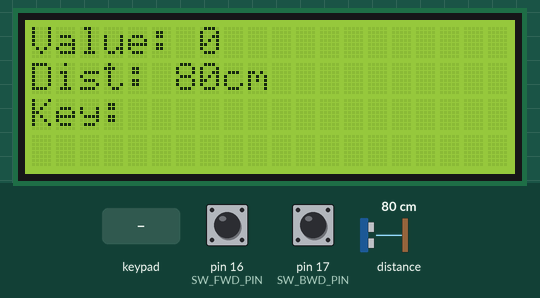
This sketch was run on a simulated Arduino Mega 2560, built with avr-gcc and run on an emulated ATmega2560. Shown: 20×4 character LCD. Inputs (shaded band) come from the test bench; at power-on: distance to the obstacle 80 cm, pin 16 (SW_FWD_PIN) HIGH, pin 17 (SW_BWD_PIN) HIGH. What the sketch prints to the serial monitor is not drawn.

Above: at 1.3 s.
1.4 s: keypad keys 3 0 3 1 3 2 3 3 # pressed 0.4 s apart
At 5.1 s:
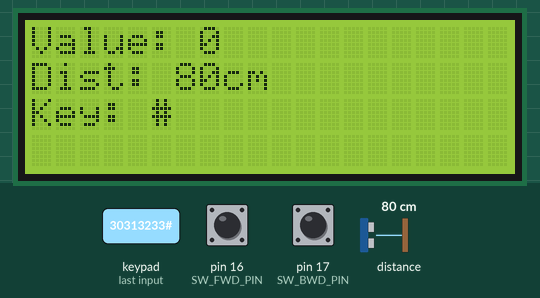
6.5 s: distance to the obstacle set to 250 cm
At 7.8 s:
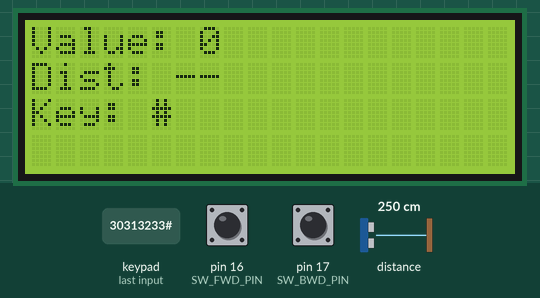
8.1 s: key 'A' pressed
At 9.1 s:
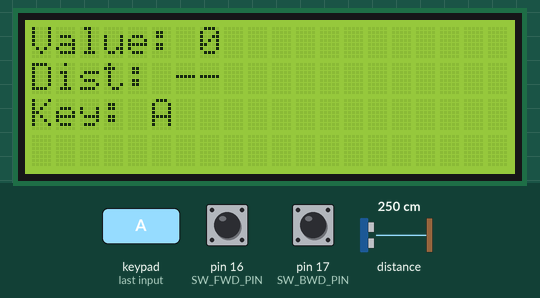
9.6 s: key 'B' pressed
11.1 s: keypad keys 3 0 3 1 3 2 3 3 * pressed 0.4 s apart
At 14.1 s:
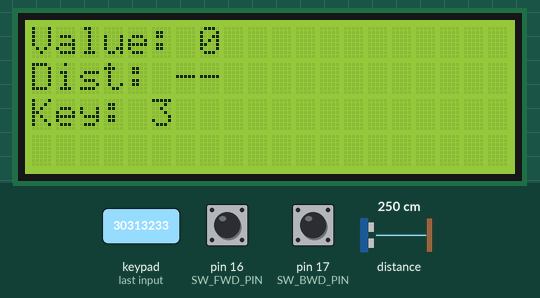
16.2 s: key 'C' pressed
Timing chart, 0 to 18.7 s (numbered marks = the images above; inputs shaded):
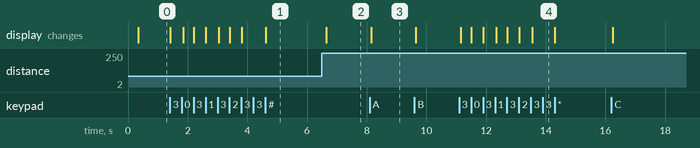

Measured:
- after the input at 1.4 s, the display: first changes at once (image 1 shows a later state)
- after the input at 6.5 s, the display: changes after 0.14 s (image 2)
- after the input at 8.1 s, the display: changes after 0.05 s (image 3)
- after the input at 11.1 s, the display: changes after 0.05 s (image 4)

The sketch:

V1.0-LCD_.ino
```cpp
#include <Wire.h>               // ไลบรารีสำหรับใช้งาน I2C (สื่อสารกับอุปกรณ์บนบัส I2C)
#include <LiquidCrystal_I2C.h>  // ไลบรารีสำหรับจอ LCD 20x4 ผ่าน I2C
#include <AccelStepper.h>       // ไลบรารีสำหรับควบคุมมอเตอร์แบบสเต็ปเปอร์
#include <VL53L0X.h>            // ไลบรารีสำหรับเซ็นเซอร์วัดระยะ VL53L0X
#include <Keypad.h>             // ไลบรารีสำหรับอ่าน Keypad 4x4

// ====== Stepping Motor (Driver mode) ======
#define STEP_PIN     14    // ขา STEP ของไดร์เวอร์ (ส่งพัลส์ให้หมุน)
#define DIR_PIN      15    // ขา DIR ของไดร์เวอร์ (กำหนดทิศทางหมุน)
#define SW_FWD_PIN   16    // สวิตช์เดินหน้า (active LOW) ต่อกับขา 16
#define SW_BWD_PIN   17    // สวิตช์ถอยหลัง (active LOW) ต่อกับขา 17

const float MAX_SPEED    = 1333.0;   // กำหนดความเร็วสูงสุดของสเต็ปเปอร์
const float ACCELERATION = 2000.0;   // กำหนดอัตราเร่งของสเต็ปเปอร์
AccelStepper stepper(AccelStepper::DRIVER, STEP_PIN, DIR_PIN);  // สร้างออบเจ็กต์ควบคุมสเต็ปเปอร์โหมดไดรเวอร์

// ====== LCD 20x4 (I2C) ======
LiquidCrystal_I2C lcd(0x27, 20, 4);// สร้างออบเจ็กต์จอ LCD ขนาด 20 คอลัมน์ x 4 แถว, ที่อยู่ I2C = 0x27

// ====== Counter Buttons ======
const uint8_t SW_UP   = 16;  // ขาอ่านปุ่มเพิ่มค่า (active LOW) อยู่ขา 16
const uint8_t SW_DOWN = 17;  // ขาอ่านปุ่มลดค่า (active LOW) อยู่ขา 17

// ====== VL53L0X Distance Sensor ======
VL53L0X sensor;  // สร้างออบเจ็กต์เซ็นเซอร์ VL53L0X

// ====== Keypad 4x4 (Direct GPIO) ======
const byte ROWS = 4;  // จำนวนแถวของ Keypad
const byte COLS = 4;  // จำนวนคอลัมน์ของ Keypad

// กำหนดข้อมูลตัวอักษรบนปุ่ม Keypad แต่ละแถว-คอลัมน์
char keys[ROWS][COLS] = {
  {'1','2','3','A'},
  {'4','5','6','B'},
  {'7','8','9','C'},
  {'*','0','#','D'}
};

// กำหนดขาที่เชื่อมกับแต่ละแถวและคอลัมน์ของ Keypad
byte rowPins[ROWS] = {30, 31, 32, 33};  // ขา 30-33 ต่อกับแถว 1-4
byte colPins[COLS] = {26, 27, 28, 29};  // ขา 26-29 ต่อกับคอลัมน์ 1-4

// สร้างออบเจ็กต์ Keypad โดยส่ง makeKeymap(keys) และชุดขา rowPins, colPins
Keypad keypad(makeKeymap(keys), rowPins, colPins, ROWS, COLS);

// ====== Global Variables ======
int counter = 0;         // ตัวนับ (Counter) เริ่มจาก 0
char lastKey = ' ';      // เก็บคีย์ล่าสุดที่กดบน Keypad (เริ่มเป็นช่องว่าง)
const unsigned long REFRESH_MS      = 200;  // ระยะเวลาหน่วง (ms) สำหรับอัปเดต Counter
const unsigned long SENSOR_INTERVAL = 300;  // ระยะเวลาหน่วง (ms) สำหรับอ่านเซ็นเซอร์ VL53L0X
unsigned long lastRefresh = 0;  // เก็บเวลาที่อัปเดต Counter ล่าสุด (ms)
unsigned long lastSensor  = 0;  // เก็บเวลาที่อ่านเซ็นเซอร์ล่าสุด (ms)

// กำหนดคอลัมน์ (column) บน LCD เพื่อแสดงค่าแต่ละตัว (นับจาก 0)
const uint8_t colValue = 7;  // ค่า Counter จะแสดงที่คอลัมน์ 7 ของแถว 0
const uint8_t colDist  = 6;  // ค่าระยะ (Distance) จะแสดงที่คอลัมน์ 6 ของแถว 1
const uint8_t colKey   = 5;  // คีย์ที่กดจะแสดงที่คอลัมน์ 5 ของแถว 2

// === ฟังก์ชันช่วย: ล้างพื้นที่บน LCD (พิมพ์ช่องว่างทับ) ===
void clearField(uint8_t row, uint8_t startCol, uint8_t width) {
  // เลื่อนเคอร์เซอร์ไปยังแถว row, คอลัมน์ startCol
  lcd.setCursor(startCol, row);
  // พิมพ์ ' ' (space) จำนวน width ตัว เพื่อทับข้อความเก่า
  for (uint8_t i = 0; i < width; i++) {
    lcd.print(' ');
  }
}

void setup() {
  Serial.begin(9600);       // เริ่มต้น Serial Monitor ความเร็ว 9600 bps
  while (!Serial);          // รอจนกว่า Serial จะเริ่มทำงาน

  // ====== I2C และเซ็นเซอร์ VL53L0X init ======
  Wire.begin();             // เริ่มต้นบัส I2C
  Serial.println("Checking VL53L0X...");
  sensor.setTimeout(500);   // ตั้งเวลา timeout ให้เซ็นเซอร์ 500 ms
  if (!sensor.init()) {     // พยายามเรียกใช้งาน VL53L0X
    Serial.println("VL53L0X init failed!");
    while (1) {
      // ถ้าไม่สามารถ init ได้ ให้หยุดรออยู่ตรงนี้ตลอด
    }
  }
  // กำหนดค่าเพิ่มเติมให้เซ็นเซอร์เพื่อปรับความแม่นยำ
  sensor.setSignalRateLimit(0.25);
  sensor.setVcselPulsePeriod(VL53L0X::VcselPeriodPreRange, 18);
  sensor.setVcselPulsePeriod(VL53L0X::VcselPeriodFinalRange, 14);
  sensor.setMeasurementTimingBudget(200000);
  sensor.startContinuous();  // เริ่มการวัดแบบต่อเนื่อง
  Serial.println("VL53L0X OK");

  // ====== LCD init ======
  Serial.println("Initializing LCD...");
  lcd.begin();       // เริ่มต้นจอ LCD 20x4
  lcd.backlight();   // เปิดไฟแบ็คไลท์ให้ LCD อ่านง่าย
  lcd.clear();       // ล้างหน้าจอทั้งหมด

  // พิมพ์ Label คงที่บน LCD (แก้ไขสเกลเป็นแถว/คอลัมน์ ไม่ใช่พิกเซล)
  lcd.setCursor(0, 0);  // แถว 0 คอลัมน์ 0
  lcd.print("Value:");  // แสดงคำว่า "Value:" ที่บรรทัดแรก
  lcd.setCursor(0, 1);  // แถว 1 คอลัมน์ 0
  lcd.print("Dist:");   // แสดงคำว่า "Dist:" ที่บรรทัดที่สอง
  lcd.setCursor(0, 2);  // แถว 2 คอลัมน์ 0
  lcd.print("Key:");    // แสดงคำว่า "Key:" ที่บรรทัดที่สาม

  // แสดงค่าเริ่มต้นของแต่ละช่อง (Counter=0, ระยะ="--", Key=" ")
  clearField(0, colValue, 4);   // ล้างพื้นที่ช่อง Counter (4 ตัวอักษร) บนแถว 0
  lcd.setCursor(colValue, 0);   // เคอร์เซอร์ไปที่คอลัมน์ 7 แถว 0
  lcd.print("0");               // พิมพ์ตัวเลข "0"

  clearField(1, colDist, 4);    // ล้างพื้นที่ช่อง Distance (4 ตัวอักษร) บนแถว 1
  lcd.setCursor(colDist, 1);    // เคอร์เซอร์ไปที่คอลัมน์ 6 แถว 1
  lcd.print("--");              // พิมพ์ "--" แทนค่าระยะยังไม่มี

  clearField(2, colKey, 1);     // ล้างพื้นที่ช่อง Key (1 ตัวอักษร) บนแถว 2
  lcd.setCursor(colKey, 2);     // เคอร์เซอร์ไปที่คอลัมน์ 5 แถว 2
  lcd.print(" ");               // พิมพ์ช่องว่าง 1 ตัว

  Serial.println("LCD OK");

  // ====== Stepper init ======
  Serial.println("Checking Stepper...");
  stepper.setMaxSpeed(MAX_SPEED);       // ตั้งค่าความเร็วสูงสุดของสเต็ปเปอร์
  stepper.setAcceleration(ACCELERATION);// ตั้งค่าอัตราเร่งของสเต็ปเปอร์
  pinMode(SW_FWD_PIN, INPUT_PULLUP);    // ตั้งขา SW_FWD_PIN เป็น INPUT_PULLUP
  pinMode(SW_BWD_PIN, INPUT_PULLUP);    // ตั้งขา SW_BWD_PIN เป็น INPUT_PULLUP
  Serial.println("Stepper OK");

  // ====== Counter Buttons init ======
  Serial.println("Checking counter buttons...");
  pinMode(SW_UP, INPUT_PULLUP);    // ตั้งขา SW_UP เป็น INPUT_PULLUP
  pinMode(SW_DOWN, INPUT_PULLUP);  // ตั้งขา SW_DOWN เป็น INPUT_PULLUP
  Serial.println("Counter buttons OK");

  // ====== Keypad init ======
  Serial.println("Checking Keypad...");
  // ไลบรารี Keypad ไม่ต้องเรียก init เพิ่มเติม หลังจากสร้างออบเจ็กต์แล้ว
  Serial.println("Keypad OK");
}

void loop() {
  unsigned long now = millis();  // อ่านเวลาปัจจุบัน (ms)

  // ====== Stepping Motor control (Driver mode) ======
  bool fwd = digitalRead(SW_FWD_PIN) == LOW;  // สวิตช์เดินหน้า ถูกกด (LOW) หรือไม่
  bool bwd = digitalRead(SW_BWD_PIN) == LOW;  // สวิตช์ถอยหลัง ถูกกด (LOW) หรือไม่
  if (fwd && !bwd) {
    stepper.setSpeed(MAX_SPEED);    // ถ้าเดินหน้าแต่ไม่ถอยหลัง ให้หมุนไปข้างหน้า
  }
  else if (bwd && !fwd) {
    stepper.setSpeed(-MAX_SPEED);   // ถ้าถอยหลังแต่ไม่เดินหน้า ให้หมุนกลับทางลบ
  }
  else {
    stepper.setSpeed(0);            // ถ้าไม่มีการกด หรือกดทั้งสองพร้อมกัน หยุดมอเตอร์
  }
  stepper.runSpeed();  // สั่งให้สเต็ปเปอร์หมุนด้วยความเร็วที่ตั้งไว้

  // ====== Counter update จากปุ่ม Up/Down ======
  bool up   = (digitalRead(SW_UP)   == LOW);   // ปุ่มเพิ่ม นับถือตอนกด (LOW)
  bool down = (digitalRead(SW_DOWN) == LOW);   // ปุ่มลด นับถือตอนกด (LOW)
  // ถ้ากดปุ่มเพิ่ม และผ่านมาอย่างน้อย REFRESH_MS เพื่อหน่วงเวลา
  if (up && !down && now - lastRefresh >= REFRESH_MS) {
    counter++;  // เพิ่มตัวนับขึ้น 1
    char buf[8];
    snprintf(buf, sizeof(buf), "%d", counter);  // แปลงตัวเลขเป็นสตริง
    clearField(0, colValue, 4);     // ล้างพื้นที่ช่อง Counter เดิม
    lcd.setCursor(colValue, 0);     // เคอร์เซอร์ไปที่คอลัมน์ 7 บรรทัด 0
    lcd.print(buf);                 // พิมพ์ค่าตัวนับใหม่
    lastRefresh = now;              // บันทึกเวลาที่อัปเดตล่าสุด
  }
  // ถ้ากดปุ่มลด และผ่านมาอย่างน้อย REFRESH_MS เพื่อหน่วงเวลา
  else if (down && !up && now - lastRefresh >= REFRESH_MS) {
    counter--;  // ลดตัวนับลง 1
    char buf[8];
    snprintf(buf, sizeof(buf), "%d", counter);  // แปลงตัวเลขเป็นสตริง
    clearField(0, colValue, 4);     // ล้างพื้นที่ช่อง Counter เดิม
    lcd.setCursor(colValue, 0);     // เคอร์เซอร์ไปที่คอลัมน์ 7 บรรทัด 0
    lcd.print(buf);                 // พิมพ์ค่าตัวนับใหม่
    lastRefresh = now;              // บันทึกเวลาที่อัปเดตล่าสุด
  }

  // ====== อ่านค่าจากเซ็นเซอร์ VL53L0X ทุก SENSOR_INTERVAL ms ======
  if (now - lastSensor >= SENSOR_INTERVAL) {
    uint16_t mm = sensor.readRangeContinuousMillimeters();  // อ่านค่าเป็นมิลลิเมตร
    bool to = sensor.timeoutOccurred();  // ตรวจสอบว่ามี timeout หรือไม่
    // กำหนดค่าเป็นครึ่งเซนติเมตร (dcm) ถ้าอ่านผิดพลาดให้ -1
    int dcm = (!to && mm != 65535 && mm/10 != 819) ? mm/10 : -1;
    lastSensor = now;  // บันทึกเวลาที่อ่านเซ็นเซอร์ล่าสุด
    char buf[8];
    if (dcm >= 0) {
      snprintf(buf, sizeof(buf), "%dcm", dcm);  // ถ้าอ่านได้ ให้แสดงหน่วยเซนติเมตร
    }
    else {
      snprintf(buf, sizeof(buf), "--");        // ถ้าอ่านไม่ได้ ให้แสดง "--"
    }
    clearField(1, colDist, 4);   // ล้างพื้นที่ช่อง Dist เดิม
    lcd.setCursor(colDist, 1);   // เคอร์เซอร์ไปที่คอลัมน์ 6 แถว 1
    lcd.print(buf);              // พิมพ์ค่าระยะใหม่
    Serial.print("Dist: ");
    Serial.println(buf);         // ส่งค่าไปที่ Serial Monitor เพื่อดีบัก
  }

  // ====== อ่าน Keypad ======
  char k = keypad.getKey();  // อ่านคีย์ล่าสุด ถ้าไม่มีจะได้ '\0'
  if (k && k != lastKey) {   // ถ้ามีการกดและต่างจากครั้งก่อน
    lastKey = k;             // เก็บคีย์ล่าสุด
    clearField(2, colKey, 1);  // ล้างพื้นที่ช่อง Key เดิม
    lcd.setCursor(colKey, 2);  // เคอร์เซอร์ไปที่คอลัมน์ 5 แถว 2
    lcd.print(k);              // พิมพ์ตัวอักษรของคีย์ที่กด
    Serial.print("Key: ");
    Serial.println(k);         // ส่งค่าคีย์ไปที่ Serial Monitor
  }
}
```
